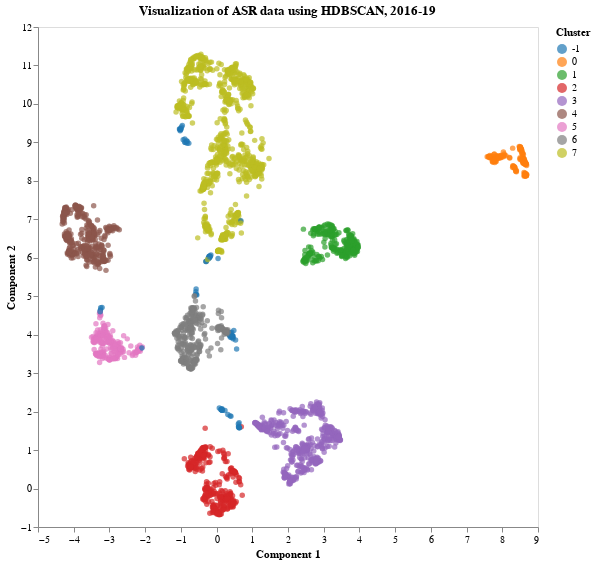

Notebook source saved alongside this figure:
### Code cell
# Visualize HDBSCAN Clustering results

params["method"] = "HDBSCAN"
viz_reduction(
    add_info_to_reduced(embeddings, pre_df, hdb.labels_),
    params,
    label="Cluster:N",
    c_scheme="category10",
)

### Figure 1 — Vega-Lite specification as saved in the notebook (floating-point values rounded to 4 significant figures; data arrays with more than 128 entries replaced by an {"elided": "..."} marker saying what was removed)
{"config": {"view": {"continuousWidth": 300, "continuousHeight": 300}, "axis": {"grid": false}}, "data": {"name": "data-8a7294e15baf5832a9db6cf0b3bffd09"}, "mark": {"type": "circle"}, "encoding": {"color": {"field": "Cluster", "scale": {"scheme": "category10"}, "type": "nominal"}, "x": {"field": "0", "title": "Component 1", "type": "quantitative"}, "y": {"field": "1", "title": "Component 2", "type": "quantitative"}}, "height": 500, "title": "Visualization of ASR data using HDBSCAN, 2016-19", "width": 500, "$schema": "https://vega.github.io/schema/vega-lite/v5.16.3.json", "datasets": {"data-8a7294e15baf5832a9db6cf0b3bffd09": {"elided": "3223 records"}}}
